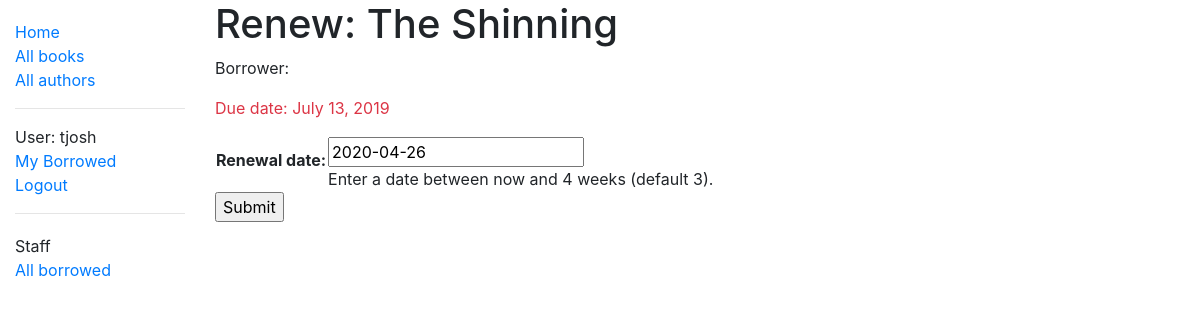
Page /catalog/book/be4ecd7e-8ddc-4348-8fb5-8d9ea856183e/renew/ (signed in) on the earlier database version.
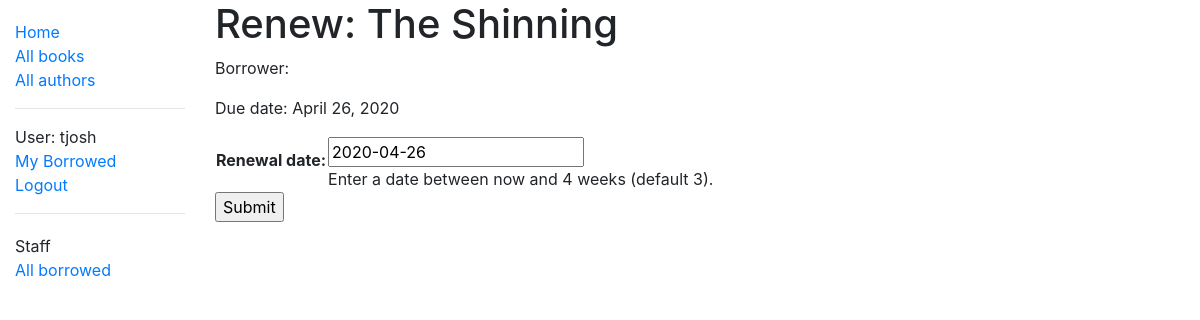
Same page on the later database version.
### catalog/models.py (models this page shows, shortened)
class BookInstance(models.Model):
    id = models.UUIDField(
        primary_key=True,
        default=uuid.uuid4,
        help_text="Unique ID for this particular book across whole library",
    )
    book = models.ForeignKey("Book", on_delete=models.SET_NULL, null=True)
    imprint = models.CharField(max_length=200)
    due_back = models.DateField(null=True, blank=True)
    book_borrower = models.ForeignKey(
        User, on_delete=models.SET_NULL, null=True, blank=True
    )
    book_quality = models.CharField(max_length=200)
    LOAN_STATUS = (
        ("m", "Maintenance"),
        ("o", "On loan"),
        ("a", "Available"),
        ("r", "Reserved"),
    )
    status = models.CharField(
        max_length=1,
        choices=LOAN_STATUS,
        blank=True,
        default="m",
        help_text="Book availability",
    )
    class Meta:
        ordering = ["due_back"]
        permissions = (("can_mark_returned", "Set book as returned"),)
    @property
    def is_overdue(self):
        if self.due_back and date.today() > self.due_back:
            return True
        return False

class Book(models.Model):
    title = models.CharField(max_length=200)
    author = models.ForeignKey("Author", on_delete=models.SET_NULL, null=True)
    summary = models.TextField(
        max_length=1000, help_text="Enter a brief description of the book"
    )
    isbn = models.CharField(
        "ISBN",
        max_length=13,
        help_text="13 Character"
        ' <a href="https://www.isbn-international.org/content/what-isbn">'
        "ISBN number</a>",
    )
    genre = models.ManyToManyField(
        Genre, help_text="Select a genre for this book"
    )
    book_language = models.ForeignKey(
        "BookLanguage", on_delete=models.SET_NULL, null=True
    )
    def display_genre(self):
        """Create a string for the Genre.
        This is required to display genre in Admin."""
        return ", ".join(genre.name for genre in self.genre.all()[:3])
    display_genre.short_description = "Genre"

### catalog/views.py (the view)
@login_required()
@permission_required("catalog.can_mark_returned", raise_exception=True)
def renew_book_librarian(request, pk):
    book_instance = get_object_or_404(BookInstance, pk=pk)
    if request.method == "POST":
        form = RenewBookForm(request.POST)
        if form.is_valid():
            book_instance.due_back = form.cleaned_data["renewal_date"]
            book_instance.save()
            return HttpResponseRedirect(reverse("all-borrowed"))
    else:
        proposed_renewal_date = datetime.date.today() + datetime.timedelta(
            weeks=3
        )
        form = RenewBookForm(initial={"renewal_date": proposed_renewal_date})
    context = {
        "form": form,
        "book_instance": book_instance,
    }
    return render(request, "catalog/book_renew_librarian.html", context)

### catalog/forms.py (shortened to what this page needs)
class RenewBookForm(forms.Form):
    renewal_date = forms.DateField(
        help_text="Enter a date between now and 4 weeks (default 3)."
    )

### catalog/templates/catalog/book_renew_librarian.html (shortened to what this page needs)
{% extends "base_generic.html" %}
{% block content %}
  <h1>Renew: {{ book_instance.book.title }}</h1>
  <p>Borrower: {{ book_instance.borrower }}</p>
  <p{% if book_instance.is_overdue %} class="text-danger"{% endif %}>Due date: {{ book_instance.due_back }}</p>
  <form action="" method="post">
    <table>
    {{ form.as_table }}
    </table>
    <input type="submit" value="Submit">
  </form>
{% endblock %}

Differences in the rows shown:
changed BookInstance "The Shinning": due_back "July 13, 2019" → "April 26, 2020"
